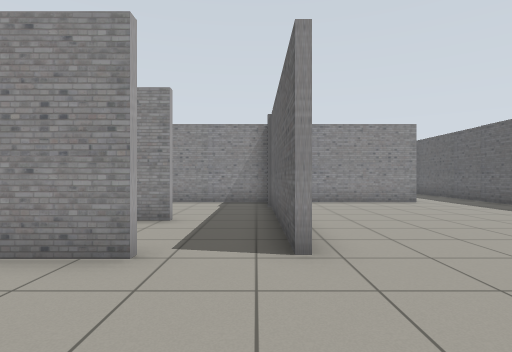
[1] (above)

14 first-person views from a walk through a world built for the Gazebo simulator. The camera is 0.94 m above the floor, looks level and sees 80° across. The floor is counted in squares, 1 m on a side. Each view is taken from the middle of a square. On the plan, view 1 faces up. The plan holds only what a view shows up to about 11 squares ahead; the rest is blank.

[2]
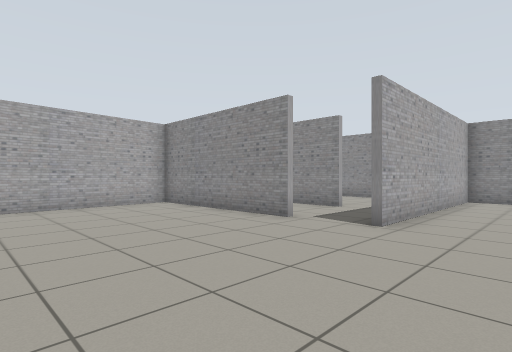

[3]
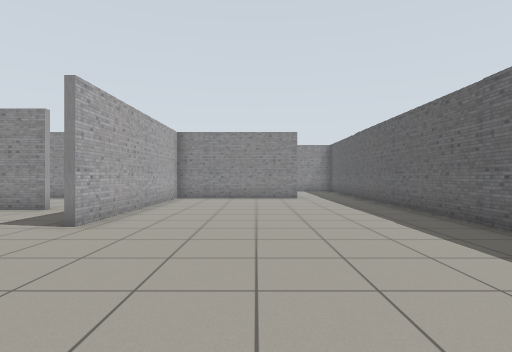

[4]
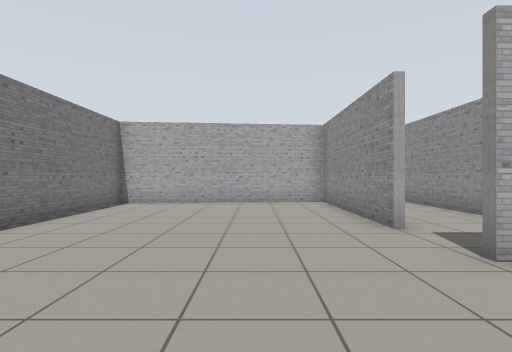

[5]
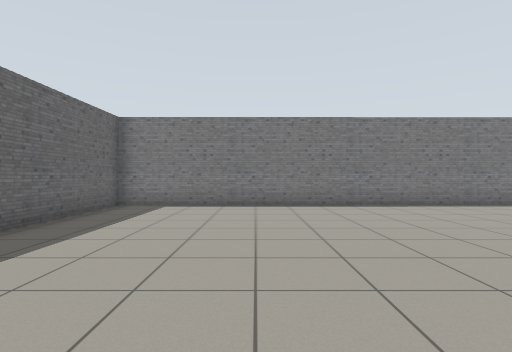

[6]
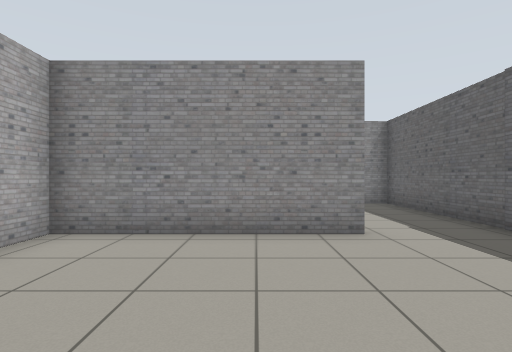

[7]
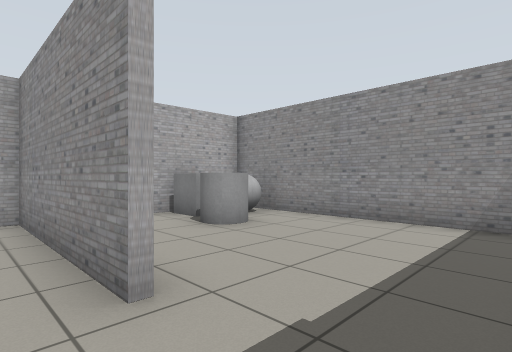

[8]
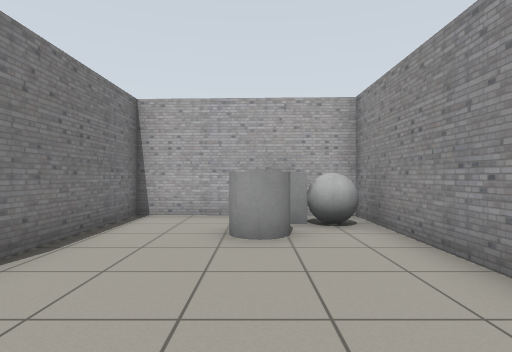

[9]
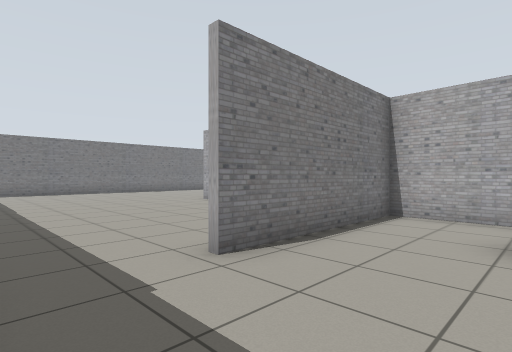

[10]
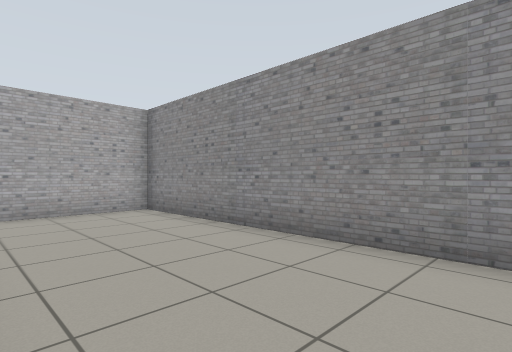

[11]
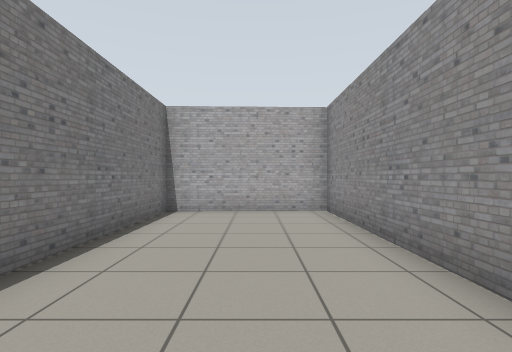

[12]
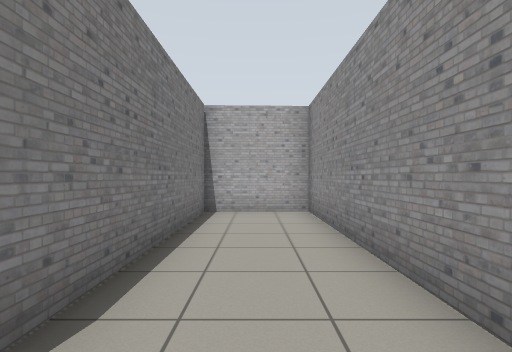

[13]
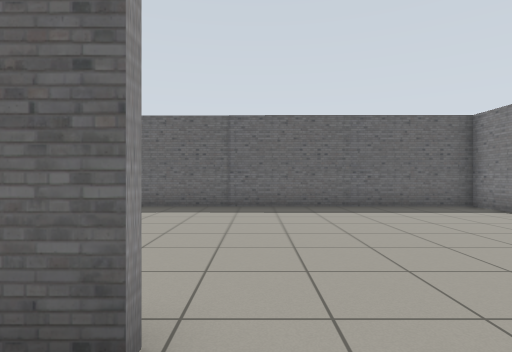

[14]
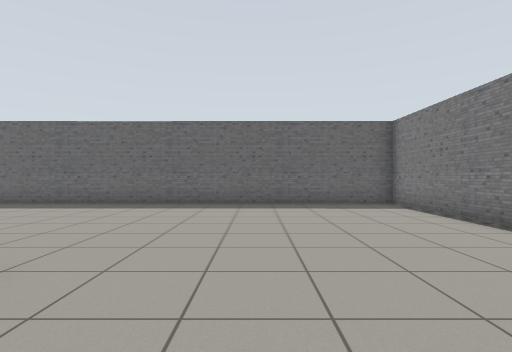

### Floor plan
Points are (right, up) in squares from view 1. A wall is a line through its corners. A room is listed if a view was taken in it or the views show most of it. See-through windows are left out.
Room 1 (views 1, 2, 3, 4, 5, 6, 7, 8, 9, 13, 14)
walls: (-1.4, 3.5) (-7.1, 3.5) (-6.4, -3.6) (8.3, -3.6) (8.4, 16.4) (0.7, 16.4) (0.7, 11.1) (5.8, 11.1); (5.8, 10.9) (0.7, 10.9) (0.7, 3.6)
ways out: opening at (-1, 4) to room 3
objects: grey box (1, 14) to (2, 14); grey ball (2, 15) to (2, 16); grey cylinder (3, 14)
Room 2 (views 10, 11)
walls: (0.7, 10.9) (-9.3, 10.9) (-9.1, 6.9); (0.5, 6.5) (0.5, 8.9); (-9.1, 6.6) (-3.8, 6.6)
ways out: opening at (-1, 7) to room 3
Room 3 (view 12)
walls: (-1.8, 6.4) (-9.1, 6.4); (-9.1, 6.9) (-9, 3.7) (-2.5, 3.7); (0.5, 3.6) (0.5, 6.5)
ways out: opening at (-1, 4) to room 1; opening at (-1, 7) to room 2

Positions as (right, up) in squares from view 1, and headings:
1: (0, 0), facing up
2: (3, -2), facing up-left
3: (4, -2), facing up
4: (4, 1), facing left
5: (4, 6), facing down
6: (4, 6), facing up
7: (8, 10), facing up-left
8: (8, 14), facing left
9: (8, 14), facing down-left
10: (-1, 7), facing up-left
11: (-1, 9), facing left
12: (-1, 5), facing left
13: (-1, 3), facing right
14: (-2, 1), facing right
